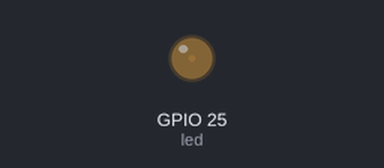
A sketch run on a simulated ESP32. On the bench: output pins drawn as LEDs (lit = HIGH).

Above: at 0.05 s.
At 0.65 s:
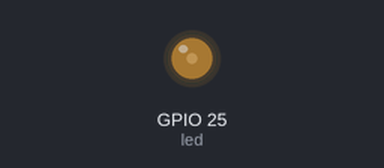
At 1.3 s:
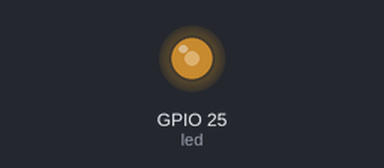
At 2.55 s:
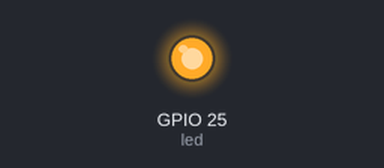
Timing chart, 0 to 5.9 s (numbered marks = the images above):
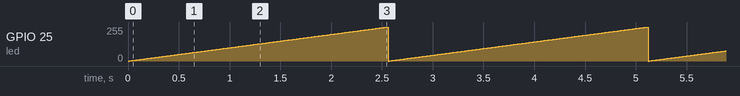

The sketch:

sketch_sep4a.ino
```cpp
const int led = 25;
void setup() {

}

void loop() {
  for (int i=0; i <= 255; i++)
  {
    dacWrite(led,i);
    delay(10);
  }
}
```

Measured:
- by itself, GPIO 25 (led): ramps from 0/255 to 255/255 and jumps back, once every 2.6 s
